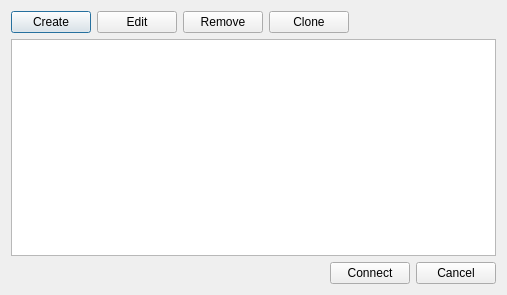
<?xml version="1.0" encoding="UTF-8"?>
<ui version="4.0">
 <class>Core::SessionSystem::SessionDialog</class>
 <widget class="QDialog" name="Core::SessionSystem::SessionDialog">
  <property name="geometry">
   <rect>
    <x>0</x>
    <y>0</y>
    <width>507</width>
    <height>295</height>
   </rect>
  </property>
  <property name="windowTitle">
   <string>Dialog</string>
  </property>
  <layout class="QGridLayout" name="gridLayout">
   <item row="0" column="0">
    <layout class="QHBoxLayout" name="horizontalLayout">
     <item>
      <widget class="QPushButton" name="create_button">
       <property name="text">
        <string>Create</string>
       </property>
      </widget>
     </item>
     <item>
      <widget class="QPushButton" name="edit_button">
       <property name="text">
        <string>Edit</string>
       </property>
      </widget>
     </item>
     <item>
      <widget class="QPushButton" name="remove_button">
       <property name="text">
        <string>Remove</string>
       </property>
      </widget>
     </item>
     <item>
      <widget class="QPushButton" name="clone_button">
       <property name="text">
        <string>Clone</string>
       </property>
      </widget>
     </item>
     <item>
      <spacer name="horizontalSpacer">
       <property name="orientation">
        <enum>Qt::Horizontal</enum>
       </property>
       <property name="sizeHint" stdset="0">
        <size>
         <width>40</width>
         <height>20</height>
        </size>
       </property>
      </spacer>
     </item>
    </layout>
   </item>
   <item row="1" column="0">
    <widget class="QTableView" name="session_table_view">
     <property name="selectionMode">
      <enum>QAbstractItemView::SingleSelection</enum>
     </property>
     <property name="selectionBehavior">
      <enum>QAbstractItemView::SelectRows</enum>
     </property>
    </widget>
   </item>
   <item row="2" column="0">
    <layout class="QHBoxLayout" name="horizontalLayout_2">
     <item>
      <spacer name="horizontalSpacer_2">
       <property name="orientation">
        <enum>Qt::Horizontal</enum>
       </property>
       <property name="sizeHint" stdset="0">
        <size>
         <width>40</width>
         <height>20</height>
        </size>
       </property>
      </spacer>
     </item>
     <item>
      <widget class="QPushButton" name="connect_button">
       <property name="text">
        <string>Connect</string>
       </property>
      </widget>
     </item>
     <item>
      <widget class="QPushButton" name="cancel_button">
       <property name="text">
        <string>Cancel</string>
       </property>
      </widget>
     </item>
    </layout>
   </item>
  </layout>
  <zorder>session_table_view</zorder>
  <zorder>layoutWidget</zorder>
  <zorder>layoutWidget_2</zorder>
  <zorder>remove_button</zorder>
 </widget>
 <resources/>
 <connections/>
</ui>
